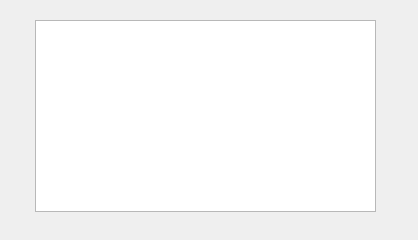
<?xml version="1.0" encoding="UTF-8"?>
<ui version="4.0">
 <class>Availableslots</class>
 <widget class="QDialog" name="Availableslots">
  <property name="windowModality">
   <enum>Qt::WindowModality::WindowModal</enum>
  </property>
  <property name="geometry">
   <rect>
    <x>0</x>
    <y>0</y>
    <width>418</width>
    <height>240</height>
   </rect>
  </property>
  <property name="windowTitle">
   <string>Available Slots</string>
  </property>
  <property name="styleSheet">
   <string notr="true">background-image: url(:/image/image/mim6.jpg);</string>
  </property>
  <widget class="QListWidget" name="listWidget">
   <property name="geometry">
    <rect>
     <x>35</x>
     <y>20</y>
     <width>341</width>
     <height>192</height>
    </rect>
   </property>
   <property name="toolTip">
    <string>&lt;html&gt;&lt;head/&gt;&lt;body&gt;&lt;p align=&quot;center&quot;&gt;&lt;br/&gt;&lt;/p&gt;&lt;/body&gt;&lt;/html&gt;</string>
   </property>
   <property name="styleSheet">
    <string notr="true">background-image: url(:/image/image/mim8.jpg);
border-color: rgb(170, 170, 0);
background-image: url(:/image/image/mim8.jpg);</string>
   </property>
  </widget>
 </widget>
 <resources/>
 <connections/>
</ui>
